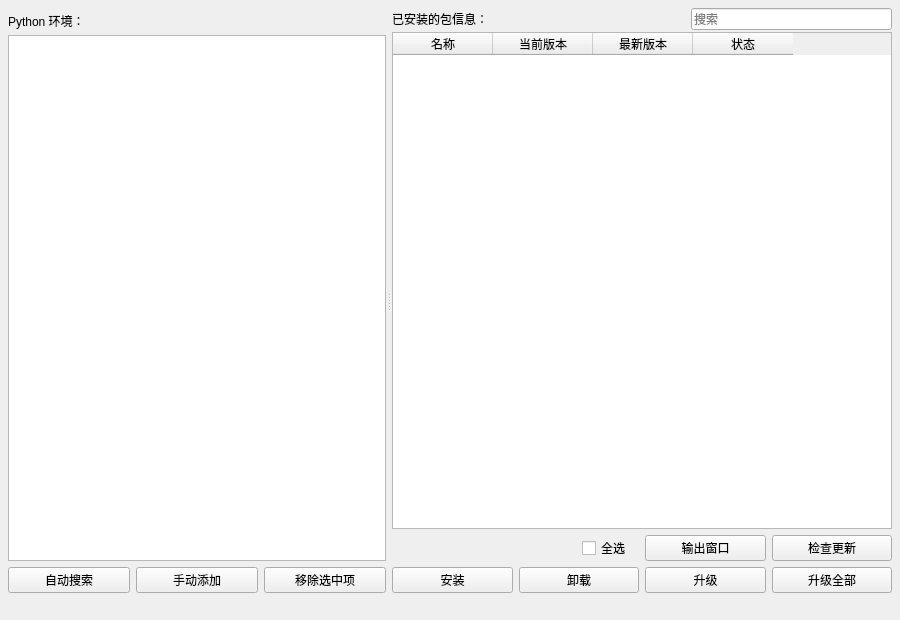
<?xml version="1.0" encoding="UTF-8"?>
<ui version="4.0">
 <class>package_manager</class>
 <widget class="QMainWindow" name="package_manager">
  <property name="windowModality">
   <enum>Qt::WindowModal</enum>
  </property>
  <property name="geometry">
   <rect>
    <x>0</x>
    <y>0</y>
    <width>900</width>
    <height>620</height>
   </rect>
  </property>
  <property name="font">
   <font>
    <family>Microsoft YaHei UI</family>
   </font>
  </property>
  <property name="windowTitle">
   <string>包管理器</string>
  </property>
  <widget class="QWidget" name="centralwidget">
   <layout class="QVBoxLayout" name="verticalLayout_6">
    <property name="leftMargin">
     <number>8</number>
    </property>
    <property name="topMargin">
     <number>8</number>
    </property>
    <property name="rightMargin">
     <number>8</number>
    </property>
    <property name="bottomMargin">
     <number>8</number>
    </property>
    <item>
     <layout class="QVBoxLayout" name="verticalLayout_5" stretch="1,0">
      <item>
       <widget class="QSplitter" name="splitter">
        <property name="orientation">
         <enum>Qt::Horizontal</enum>
        </property>
        <property name="handleWidth">
         <number>6</number>
        </property>
        <widget class="QWidget" name="layoutWidget">
         <layout class="QVBoxLayout" name="verticalLayout_3" stretch="1,0">
          <item>
           <layout class="QVBoxLayout" name="verticalLayout" stretch="0,1">
            <property name="spacing">
             <number>2</number>
            </property>
            <item>
             <widget class="QLabel" name="uiLabel_python_dir">
              <property name="minimumSize">
               <size>
                <width>0</width>
                <height>25</height>
               </size>
              </property>
              <property name="toolTip">
               <string>显示当前搜索到的/用户添加的 Python 目录路径。</string>
              </property>
              <property name="text">
               <string>Python 环境：</string>
              </property>
             </widget>
            </item>
            <item>
             <widget class="QListWidget" name="uiListWidget_env_list">
              <property name="palette">
               <palette>
                <active>
                 <colorrole role="Highlight">
                  <brush brushstyle="SolidPattern">
                   <color alpha="255">
                    <red>0</red>
                    <green>120</green>
                    <blue>215</blue>
                   </color>
                  </brush>
                 </colorrole>
                 <colorrole role="HighlightedText">
                  <brush brushstyle="SolidPattern">
                   <color alpha="255">
                    <red>255</red>
                    <green>255</green>
                    <blue>255</blue>
                   </color>
                  </brush>
                 </colorrole>
                </active>
                <inactive>
                 <colorrole role="Highlight">
                  <brush brushstyle="SolidPattern">
                   <color alpha="255">
                    <red>155</red>
                    <green>222</green>
                    <blue>255</blue>
                   </color>
                  </brush>
                 </colorrole>
                 <colorrole role="HighlightedText">
                  <brush brushstyle="SolidPattern">
                   <color alpha="255">
                    <red>0</red>
                    <green>0</green>
                    <blue>0</blue>
                   </color>
                  </brush>
                 </colorrole>
                </inactive>
                <disabled>
                 <colorrole role="Highlight">
                  <brush brushstyle="SolidPattern">
                   <color alpha="255">
                    <red>190</red>
                    <green>190</green>
                    <blue>190</blue>
                   </color>
                  </brush>
                 </colorrole>
                 <colorrole role="HighlightedText">
                  <brush brushstyle="SolidPattern">
                   <color alpha="255">
                    <red>255</red>
                    <green>255</green>
                    <blue>255</blue>
                   </color>
                  </brush>
                 </colorrole>
                </disabled>
               </palette>
              </property>
              <property name="contextMenuPolicy">
               <enum>Qt::CustomContextMenu</enum>
              </property>
              <property name="toolTip">
               <string>使用鼠标左键点击加载选中的 Python 环境已安装的包信息列表，使用鼠标右键点击或使用上下方向键选择则不加载。</string>
              </property>
              <property name="editTriggers">
               <set>QAbstractItemView::NoEditTriggers</set>
              </property>
             </widget>
            </item>
           </layout>
          </item>
          <item>
           <layout class="QHBoxLayout" name="horizontalLayout">
            <item>
             <widget class="QPushButton" name="uiPushButton_autosearch">
              <property name="toolTip">
               <string>自动搜索常用安装位置中的 Python 目录并将路径添加到 Python 环境列表保存。</string>
              </property>
              <property name="text">
               <string>自动搜索</string>
              </property>
             </widget>
            </item>
            <item>
             <widget class="QPushButton" name="uiPushButton_addmanully">
              <property name="toolTip">
               <string>手动将 Python 目录路径添加到本 Python 环境列表以便下次使用。</string>
              </property>
              <property name="text">
               <string>手动添加</string>
              </property>
             </widget>
            </item>
            <item>
             <widget class="QPushButton" name="uiPushButton_delselected">
              <property name="toolTip">
               <string>将 Python 环境列表中的选中项移除(不会删除真实 Python 环境)。</string>
              </property>
              <property name="text">
               <string>移除选中项</string>
              </property>
             </widget>
            </item>
           </layout>
          </item>
         </layout>
        </widget>
        <widget class="QWidget" name="layoutWidget_1">
         <layout class="QVBoxLayout" name="verticalLayout_4" stretch="1,0">
          <item>
           <layout class="QVBoxLayout" name="verticalLayout_2" stretch="0,1">
            <property name="spacing">
             <number>2</number>
            </property>
            <item>
             <layout class="QHBoxLayout" name="horizontalLayout_4">
              <item>
               <widget class="QLabel" name="lb_installed_pkgs_info">
                <property name="toolTip">
                 <string>选中的 Python 环境中已安装的包名、当前版本、最新版本、安装状态信息。</string>
                </property>
                <property name="text">
                 <string>已安装的包信息：</string>
                </property>
               </widget>
              </item>
              <item>
               <spacer name="horizontalSpacer">
                <property name="orientation">
                 <enum>Qt::Horizontal</enum>
                </property>
                <property name="sizeHint" stdset="0">
                 <size>
                  <width>0</width>
                  <height>0</height>
                 </size>
                </property>
               </spacer>
              </item>
              <item>
               <widget class="QLineEdit" name="uiLineEdit_search_pkgs_kwd">
                <property name="placeholderText">
                 <string>搜索</string>
                </property>
                <property name="clearButtonEnabled">
                 <bool>true</bool>
                </property>
               </widget>
              </item>
             </layout>
            </item>
            <item>
             <widget class="QTableWidget" name="uiTableWidget_installed_info">
              <property name="palette">
               <palette>
                <active>
                 <colorrole role="Highlight">
                  <brush brushstyle="SolidPattern">
                   <color alpha="255">
                    <red>0</red>
                    <green>120</green>
                    <blue>215</blue>
                   </color>
                  </brush>
                 </colorrole>
                 <colorrole role="HighlightedText">
                  <brush brushstyle="SolidPattern">
                   <color alpha="255">
                    <red>255</red>
                    <green>255</green>
                    <blue>255</blue>
                   </color>
                  </brush>
                 </colorrole>
                </active>
                <inactive>
                 <colorrole role="Highlight">
                  <brush brushstyle="SolidPattern">
                   <color alpha="255">
                    <red>155</red>
                    <green>222</green>
                    <blue>255</blue>
                   </color>
                  </brush>
                 </colorrole>
                 <colorrole role="HighlightedText">
                  <brush brushstyle="SolidPattern">
                   <color alpha="255">
                    <red>0</red>
                    <green>0</green>
                    <blue>0</blue>
                   </color>
                  </brush>
                 </colorrole>
                </inactive>
                <disabled>
                 <colorrole role="Highlight">
                  <brush brushstyle="SolidPattern">
                   <color alpha="255">
                    <red>190</red>
                    <green>190</green>
                    <blue>190</blue>
                   </color>
                  </brush>
                 </colorrole>
                 <colorrole role="HighlightedText">
                  <brush brushstyle="SolidPattern">
                   <color alpha="255">
                    <red>255</red>
                    <green>255</green>
                    <blue>255</blue>
                   </color>
                  </brush>
                 </colorrole>
                </disabled>
               </palette>
              </property>
              <property name="contextMenuPolicy">
               <enum>Qt::CustomContextMenu</enum>
              </property>
              <property name="editTriggers">
               <set>QAbstractItemView::NoEditTriggers</set>
              </property>
              <property name="selectionMode">
               <enum>QAbstractItemView::ExtendedSelection</enum>
              </property>
              <property name="selectionBehavior">
               <enum>QAbstractItemView::SelectRows</enum>
              </property>
              <property name="cornerButtonEnabled">
               <bool>false</bool>
              </property>
              <property name="columnCount">
               <number>4</number>
              </property>
              <attribute name="horizontalHeaderHighlightSections">
               <bool>false</bool>
              </attribute>
              <attribute name="verticalHeaderHighlightSections">
               <bool>false</bool>
              </attribute>
              <column>
               <property name="text">
                <string>名称</string>
               </property>
              </column>
              <column>
               <property name="text">
                <string>当前版本</string>
               </property>
              </column>
              <column>
               <property name="text">
                <string>最新版本</string>
               </property>
              </column>
              <column>
               <property name="text">
                <string>状态</string>
               </property>
              </column>
             </widget>
            </item>
           </layout>
          </item>
          <item>
           <layout class="QGridLayout" name="glo_table_btns">
            <item row="1" column="2">
             <widget class="QPushButton" name="uiPushButton_upgrade_package">
              <property name="toolTip">
               <string>升级表格中被选中的包。
注意，被选中的包如果没有新版本则不升级，支持多选。</string>
              </property>
              <property name="text">
               <string>升级</string>
              </property>
             </widget>
            </item>
            <item row="0" column="3">
             <widget class="QPushButton" name="uiPushButton_check_for_updates">
              <property name="toolTip">
               <string>检查选中的 Python 环境中的所有模块的最新版本，有新版本则在&quot;最新版本&quot;列中显示版本号。</string>
              </property>
              <property name="text">
               <string>检查更新</string>
              </property>
             </widget>
            </item>
            <item row="1" column="0">
             <widget class="QPushButton" name="uiPushButton_install_package">
              <property name="toolTip">
               <string>将输入的包名安装到选中的 Python 环境中。
多个包名请用空格隔开，支持输入与 pip 命令 install 选项相同的参数。</string>
              </property>
              <property name="text">
               <string>安装</string>
              </property>
             </widget>
            </item>
            <item row="0" column="0">
             <widget class="QLabel" name="uiLabel_num_selected_items">
              <property name="font">
               <font>
                <family>Microsoft YaHei UI</family>
                <pointsize>8</pointsize>
               </font>
              </property>
             </widget>
            </item>
            <item row="1" column="1">
             <widget class="QPushButton" name="uiPushButton_uninstall_package">
              <property name="toolTip">
               <string>将表格中选中的包卸载(仅从选中的 Python 环境中卸载)。
注意，卸载时表格中的条目支持多选。</string>
              </property>
              <property name="text">
               <string>卸载</string>
              </property>
             </widget>
            </item>
            <item row="0" column="1">
             <layout class="QHBoxLayout" name="horizontalLayout_2">
              <item>
               <widget class="QLabel" name="label_2">
                <property name="text">
                 <string/>
                </property>
               </widget>
              </item>
              <item>
               <widget class="QCheckBox" name="uiCheckBox_check_uncheck_all">
                <property name="text">
                 <string>全选</string>
                </property>
               </widget>
              </item>
             </layout>
            </item>
            <item row="0" column="2">
             <widget class="QPushButton" name="uiPushButton_show_output">
              <property name="text">
               <string>输出窗口</string>
              </property>
             </widget>
            </item>
            <item row="1" column="3">
             <widget class="QPushButton" name="uiPushButton_upgrade_all">
              <property name="toolTip">
               <string>升级表格中列出的所有显示有新版本的包。
使用此功能前请先点击&quot;检查更新&quot;按钮以检查是否有新版本，再点击此按钮升级。</string>
              </property>
              <property name="text">
               <string>升级全部</string>
              </property>
             </widget>
            </item>
           </layout>
          </item>
         </layout>
        </widget>
       </widget>
      </item>
      <item>
       <layout class="QHBoxLayout" name="horizontalLayout_3" stretch="1,0">
        <property name="rightMargin">
         <number>4</number>
        </property>
        <item>
         <widget class="QLabel" name="uiLabel_loading_gif">
          <property name="font">
           <font>
            <family>Microsoft YaHei UI</family>
            <pointsize>8</pointsize>
           </font>
          </property>
          <property name="alignment">
           <set>Qt::AlignRight|Qt::AlignTrailing|Qt::AlignVCenter</set>
          </property>
         </widget>
        </item>
        <item>
         <widget class="QLabel" name="uiLabel_loading_tip">
          <property name="font">
           <font>
            <family>Microsoft YaHei UI</family>
            <pointsize>8</pointsize>
           </font>
          </property>
          <property name="alignment">
           <set>Qt::AlignLeading|Qt::AlignLeft|Qt::AlignTop</set>
          </property>
         </widget>
        </item>
       </layout>
      </item>
     </layout>
    </item>
   </layout>
  </widget>
 </widget>
 <resources/>
 <connections/>
</ui>
